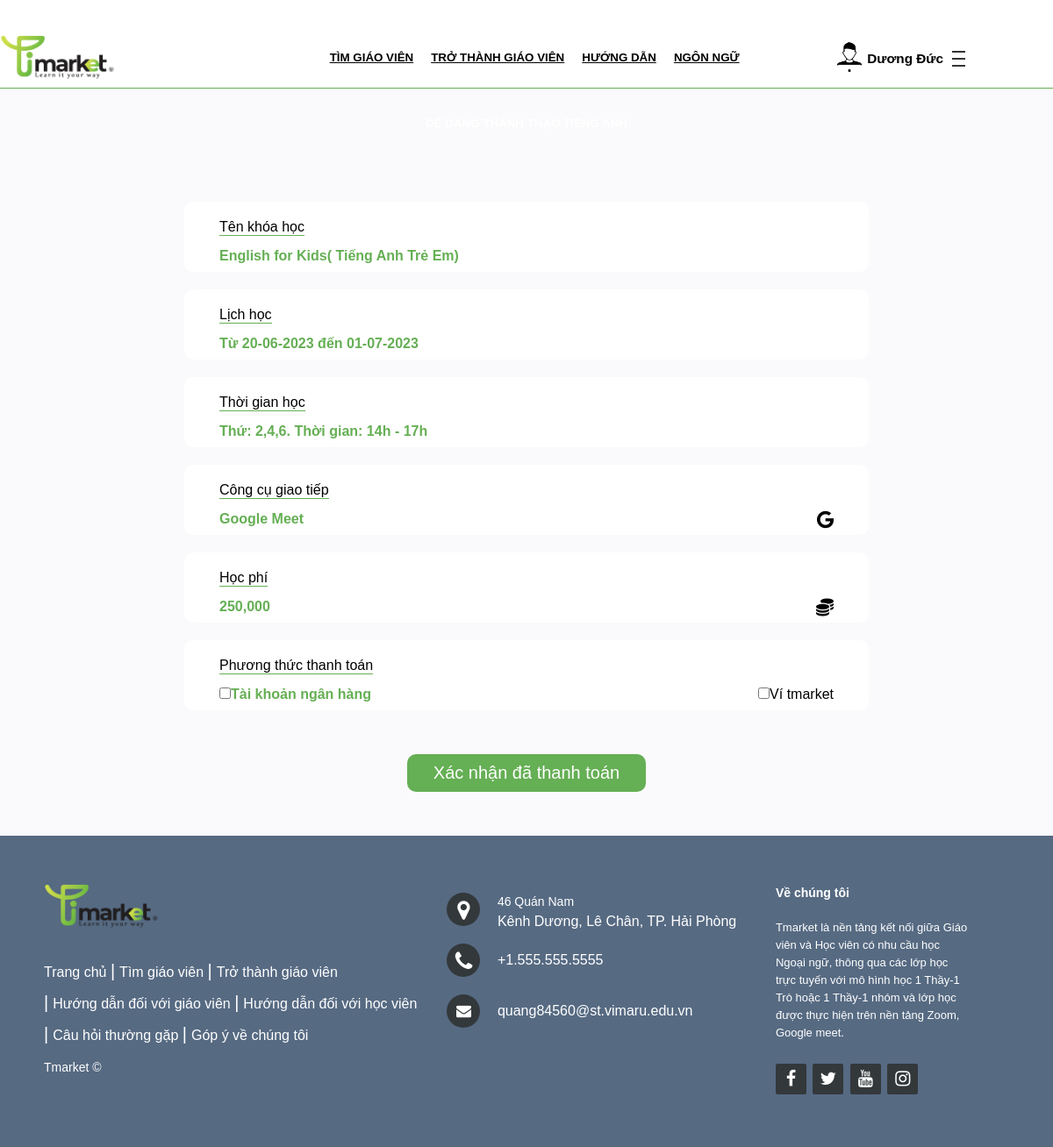
Page /saukhidangnhap/xacnhandangkyhoc.php?id=4&&idkh=24&&idgv=14 (signed in) on the committed database.
### tables this page shows
CREATE TABLE `taikhoan` (
  `id` int(11) NOT NULL,
  `taikhoan` varchar(255) NOT NULL,
  `matkhau` varchar(255) NOT NULL,
  `hoten` varchar(255) NOT NULL,
  `phanquyen` int(11) NOT NULL,
  `image` varchar(100) NOT NULL,
  `thoigian` datetime NOT NULL DEFAULT current_timestamp(),
  `email` varchar(100) DEFAULT NULL,
  `sodienthoai` int(11) DEFAULT NULL,
  `gioitinh` int(11) DEFAULT NULL,
  `diachi` varchar(255) DEFAULT NULL,
  `quocgia` varchar(10) DEFAULT NULL,
  `timezone` varchar(10) DEFAULT NULL,
  `ngaysinh` date DEFAULT NULL,
  `vitien` int(11) NOT NULL
);

CREATE TABLE `khoahocgiaovien` (
  `id` int(11) NOT NULL,
  `giaovienid` int(11) NOT NULL,
  `theloaikhoahocid` int(11) NOT NULL,
  `hocphi` float NOT NULL,
  `thoigianbatdau` date NOT NULL,
  `thoigianketthuc` date NOT NULL,
  `cahoc` int(11) NOT NULL,
  `tinhtrang` varchar(255) NOT NULL,
  `tailieu1` varchar(100) NOT NULL,
  `tailieu2` varchar(100) NOT NULL
);

CREATE TABLE `theloaikhoahoc` (
  `id` int(11) NOT NULL,
  `tenkhoahoc` varchar(255) NOT NULL,
  `mota` text NOT NULL
);

CREATE TABLE `cahoc` (
  `id` int(11) NOT NULL,
  `thoigian` varchar(255) NOT NULL
);

CREATE TABLE `congcudayhoc` (
  `id` int(11) NOT NULL,
  `tencongcu` varchar(255) NOT NULL
);

### saukhidangnhap/xacnhandangkyhoc.php (the view, shortened to what this page needs)
<?php
    include('../user/connect.php');
    $iduser = $_GET['id'];
    $sql = "SELECT * FROM taikhoan WHERE id='$iduser'";
    $stmt = $conn->prepare($sql);
    $query = $stmt->execute();
    $result=array();
    while($row=$stmt->fetch(PDO::FETCH_ASSOC)){
        $result[] = $row;
    }
    foreach ($result as $items) {
        $hoten = $items['hoten'];
        $img = $items['image'];
    }
    $idkh = $_GET['idkh'];
    $sql_kh = "SELECT khoahocgiaovien.*,giaovien.vitien,congcudayhoc.tencongcu,theloaikhoahoc.tenkhoahoc,cahoc.thoigian FROM khoahocgiaovien,congcudayhoc,giaovien,theloaikhoahoc,cahoc WHERE khoahocgiaovien.id = '$idkh' and khoahocgiaovien.theloaikhoahocid = theloaikhoahoc.id and khoahocgiaovien.cahoc = cahoc.id and giaovien.id = khoahocgiaovien.giaovienid and giaovien.idcongcudayhoc = congcudayhoc.id";
    $stmt_kh = $conn->prepare($sql_kh);
    $query_kh = $stmt_kh->execute();
    $result_kh = array();
    while($row_kh = $stmt_kh->fetch(PDO::FETCH_ASSOC)){
        $result_kh[] = $row_kh;
    }
    foreach ($result_kh as $items) {
        $tenkh = $items['tenkhoahoc'];
        $hocphi = $items['hocphi'];
        $tgbatdau = $items['thoigianbatdau'];
        $tgketthuc = $items['thoigianketthuc'];
        $cahoc = $items['thoigian'];
        $tencongcu = $items['tencongcu'];
    }
?>
<!DOCTYPE html>
<html lang="en">
<head>
    <link rel="stylesheet" href="https://cdnjs.cloudflare.com/ajax/libs/font-awesome/6.3.0/css/all.min.css" />
 	<link rel="stylesheet" href="https://stackpath.bootstrapcdn.com/font-awesome/4.7.0/css/font-awesome.min.css">
    <link rel="stylesheet" href="style/header.css">
    <link rel="stylesheet" href="style/footer.css">
    <link rel="stylesheet" href="style/xacnhandangkyhoc.css">
</head>
<body>
    <header>
        <div class="menu container">
            <a class="logo" href="index.php?id=<?php echo $iduser?>">
                <img class="logo-market" src="img/logo-market.png">
            </a>
            <ul class="nav">
                <li class="nav-item"><a class="nav-link" href="timgiaovien.php?id=<?php echo $iduser?>">Tìm giáo viên</a></li>
                <li class="nav-item"><a class="nav-link" href="trothanhgiaovien.php?id=<?php echo $iduser?>">Trở thành giáo viên</a></li>
                <li class="nav-item"><a class="nav-link" href="#">Hướng dẫn</a>
                </li>
                <li class="nav-item"><a class="nav-link" href="#">Ngôn ngữ</a>
                </li>
                <li class="nav-item dropdown">
                    <button  onclick="menuFunction(this)" class="dropbtn">
                        <img src="<?php echo $img?>">
						<label><?php echo $hoten?></label>
                        <div class="menuicon">
                          <div class="bar1"></div>
                          <div class="bar2"></div>
                          <div class="bar3"></div>
                        </div>
                    </button>
                </li>
            </ul>
        </div>
    </header>
    <div id="content">
		<div class="slogan">
			<label >Dễ dàng thành thạo tiếng anh</label>
		</div>
        <form method="post">
            <div class="noidungchinh">
                <div class="box">
                    <div class="label-top">Tên khóa học</div>
                    <div class="label-bottom">
                        <div class="label-bottom-left"><?php echo $tenkh?></div>
                    </div>
                </div>
                <div class="box">
                    <div class="label-top">Lịch học</div>
                    <div class="label-bottom">
                        <div class="label-bottom-left">Từ <?php echo date("d-m-Y",strtotime($tgbatdau));?> đến <?php echo date("d-m-Y",strtotime($tgketthuc));?></div>
                    </div>
                </div>
                <div class="box">
                    <div class="label-top">Thời gian học</div>
                    <div class="label-bottom">
                        <div class="label-bottom-left"><?php echo $cahoc?></div>
                    </div>
                </div>
                <div class="box">
                    <div class="label-top">Công cụ giao tiếp</div>
                    <div class="label-bottom">
                        <div class="label-bottom-left"><?php echo $tencongcu?></div>
                        <div class="label-bottom-right"><i class="box-icon fa-brands fa-google"></i></div>
                    </div>
                </div>
                <div class="box">
                    <div class="label-top">Học phí</div>
                    <div class="label-bottom">
                        <div class="label-bottom-left"><?php echo number_format($hocphi)?></div>
                        <div class="label-bottom-right"><i class="box-icon fa-solid fa-coins"></i></div>
                    </div>
                </div>
                <div class="box">
                    <div class="label-top">Phương thức thanh toán</div>
                    <div class="label-bottom">
                        <div class="label-bottom-left"><input value="1" onclick="checkedOnClick(this)" class="checkbox-type" id="tk" name="check" type="checkbox"><label for="tk">Tài khoản ngân hàng</label></div>
                        <div class="label-bottom-right"><input value="2" onclick="checkedOnClick(this)" class="checkbox-type" id="vitien" name="check" type="checkbox"><label for="vitien">Ví tmarket</label></div>
                    </div>
                </div>
                <input name="submit" class="btn-xacnhan" type="submit" value="Xác nhận đã thanh toán" />
            </div>
        </form>
    </div>
    <footer class="footer-distributed">
        <div class="footer-left">
            <h3><img src="img/logo-market.png"></h3>
            <p class="footer-links">
                <a href="index.php?id=<?php echo $iduser?>" class="link-1">Trang chủ</a>
                <a href="timgiaovien.php?id=<?php echo $iduser?>">Tìm giáo viên</a>
                <a href="trothanhgiaovien.php?id=<?php echo $iduser?>">Trở thành giáo viên</a>
                <a href="huongdanwithgv.php?id=<?php echo $iduser?>">Hướng dẫn đối với giáo viên</a>
                <a href="huongdanwithhv.php?id=<?php echo $iduser?>">Hướng dẫn đối với học viên</a>
                <a href="cauhoithuonggap.php?id=<?php echo $iduser?>">Câu hỏi thường gặp</a>
                <a href="#">Góp ý về chúng tôi</a>
            </p>
            <p class="footer-company-name">Tmarket ©</p>
        </div>
        <div class="footer-center">
            <div>
                <i class="fa fa-map-marker"></i>
                <p><span>46 Quán Nam</span>Kênh Dương, Lê Chân, TP. Hải Phòng</p>
            </div>
            <div>
                <i class="fa fa-phone"></i>
                <p>+1.555.555.5555</p>
            </div>
            <div>
                <i class="fa fa-envelope"></i>
                <p><a href="mailto:support@company.com">quang84560@st.vimaru.edu.vn</a></p>
            </div>
        </div>
        <div class="footer-right">
            <p class="footer-company-about">
                <span>Về chúng tôi</span>
                Tmarket là nền tảng kết nối giữa Giáo viên và Học viên có nhu cầu học Ngoại ngữ, thông qua các lớp học trực tuyến với mô hình học 1 Thầy-1 Trò hoặc 1 Thầy-1 nhóm và lớp học được thực hiện trên nền tảng Zoom, Google meet.
            </p>
            <div class="footer-icons">
                <a href="#"><i class="fa fa-facebook"></i></a>
                <a href="#"><i class="fa fa-twitter"></i></a>
                <a href="#"><i class="fa fa-youtube"></i></a>
                <a href="#"><i class="fa fa-instagram"></i></a>
            </div>
        </div>
</footer>
</body>
</html>

### saukhidangnhap/style/header.css (style rules this page uses)
header { position: fixed; top: 0; left: 0; width: 100%; border-bottom: 1px solid #65af54; padding: 10px 0px; background: white; z-index: 3; }
li { list-style: none; }
body { font-family:sans-serif; font-size: 10pt; }
#content { margin-top: 100px; }
.container { margin: 0px auto; max-width: 1300px; }
.menu { display: flex; justify-content: space-between; align-items: center; margin-top: 30px; }
.menu .nav { display: flex; }
.menu .nav .nav-link { text-transform: uppercase; padding: 10px 10px; display: block; color: black; font-weight: bold; }
.nav-item.dropdown { margin-left: 100px; margin-right: 100px; }
.nav-item.dropdown img { height: 35px; border-radius: 20px; margin-right: 5px; }
.nav-item.dropdown .dropbtn { border: none; background-color: #ffffff; display: flex; }
.dropbtn label { margin-top: 10px; font-weight: bold; font-size: 11.5pt; color: black; cursor: pointer; }
.menuicon { margin-left: 10px; margin-top: 4px; }
.bar1, .bar2, .bar3 { width: 15px; height: 2px; background-color: #333; margin: 6px 0; transition: 0.4s; }

### saukhidangnhap/style/footer.css (style rules this page uses)
.footer-distributed { background: #566a82; box-shadow: 0 1px 1px 0 rgba(0, 0, 0, 0.12); box-sizing: border-box; width: 100%; text-align: left; font: bold 16px sans-serif; padding: 55px 50px; }
.footer-distributed .footer-left, .footer-distributed .footer-center, .footer-distributed .footer-right { display: inline-block; vertical-align: top; }
.footer-distributed .footer-left { width: 40%; }
.footer-distributed h3 { color: #ffffff; font: normal 36px 'Open Sans', cursive; margin: 0; }
.footer-distributed .footer-links { color: #ffffff; margin: 20px 0 12px; padding: 0; }
.footer-distributed .footer-links a { display:inline-block; line-height: 1.8; font-weight:400; text-decoration: none; color: #ffffff; }
.footer-distributed .footer-company-name { color: #ffffff; font-size: 14px; font-weight: normal; margin: 0; }
.footer-distributed .footer-center { width: 35%; }
.footer-distributed .footer-center i { background-color: #33383b; color: #ffffff; font-size: 25px; width: 38px; height: 38px; border-radius: 50%; text-align: center; line-height: 42px; margin: 10px 15px; vertical-align: middle; }
.footer-distributed .footer-center i.fa-envelope { font-size: 17px; line-height: 38px; }
.footer-distributed .footer-center p { display: inline-block; color: #ffffff; font-weight:400; vertical-align: middle; margin:0; }
.footer-distributed .footer-center p span { display:block; font-weight: normal; font-size:14px; line-height:2; }
.footer-distributed .footer-center p a { color: #ffffff; text-decoration: none;; }
.footer-distributed .footer-links a:before { content: "|"; font-weight:300; font-size: 20px; left: 0; color: #ffffff; display: inline-block; padding-right: 5px; }
.footer-distributed .footer-links .link-1:before { content: none; }
.footer-distributed .footer-right { width: 20%; }
.footer-distributed .footer-company-about { line-height: 20px; color: #ffffff; font-size: 13px; font-weight: normal; margin: 0; }
.footer-distributed .footer-company-about span { display: block; color: #ffffff; font-size: 14px; font-weight: bold; margin-bottom: 20px; }
.footer-distributed .footer-icons { margin-top: 25px; }
.footer-distributed .footer-icons a { display: inline-block; width: 35px; height: 35px; cursor: pointer; background-color: #33383b; border-radius: 2px; font-size: 20px; color: #ffffff; text-align: center; line-height: 35px; margin-right: 3px; margin-bottom: 5px; }

### rows in the picture
taikhoan: image (picture), hoten "Dương Đức"
khoahocgiaovien: theloaikhoahocid.tenkhoahoc "English for Kids( Tiếng Anh Trẻ Em)", thoigianbatdau "20-06-2023", thoigianketthuc "01-07-2023", cahoc.thoigian "Thứ: 2,4,6. Thời gian: 14h - 17h", congcudayhoc.tencongcu "Google Meet", hocphi "250,000"
